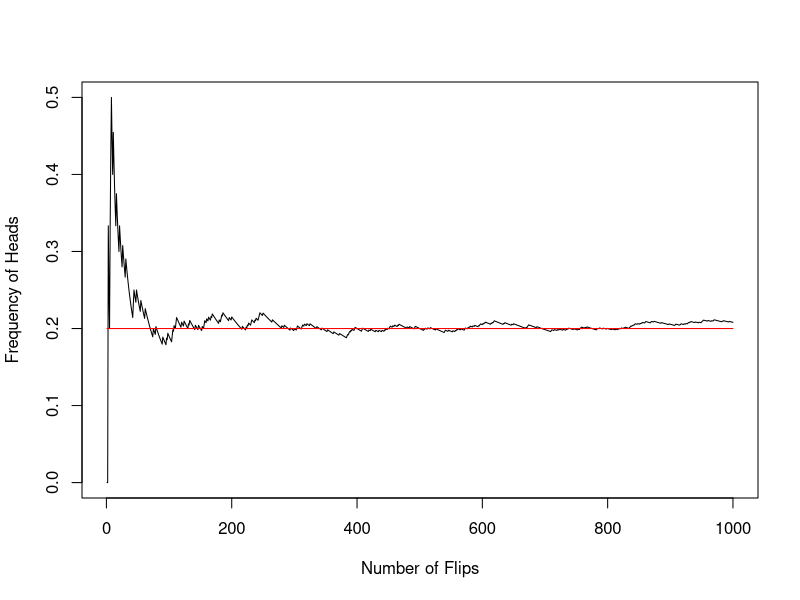
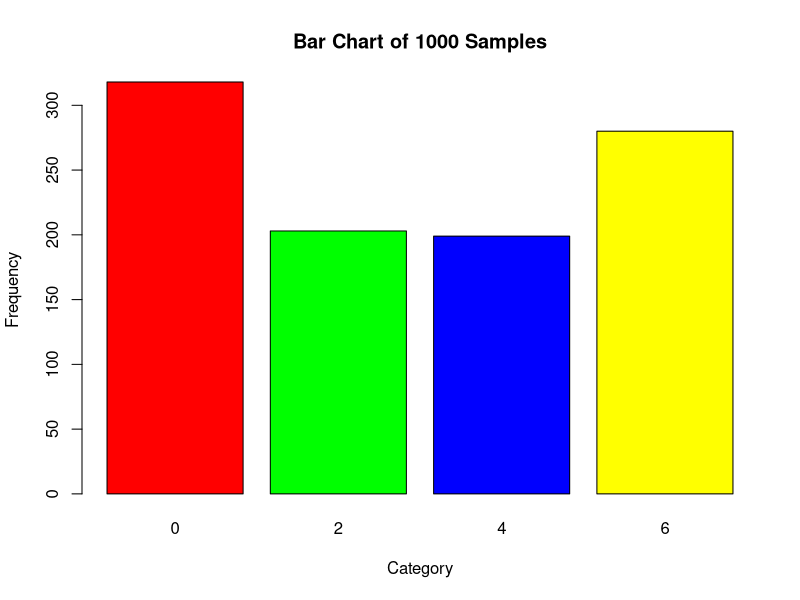
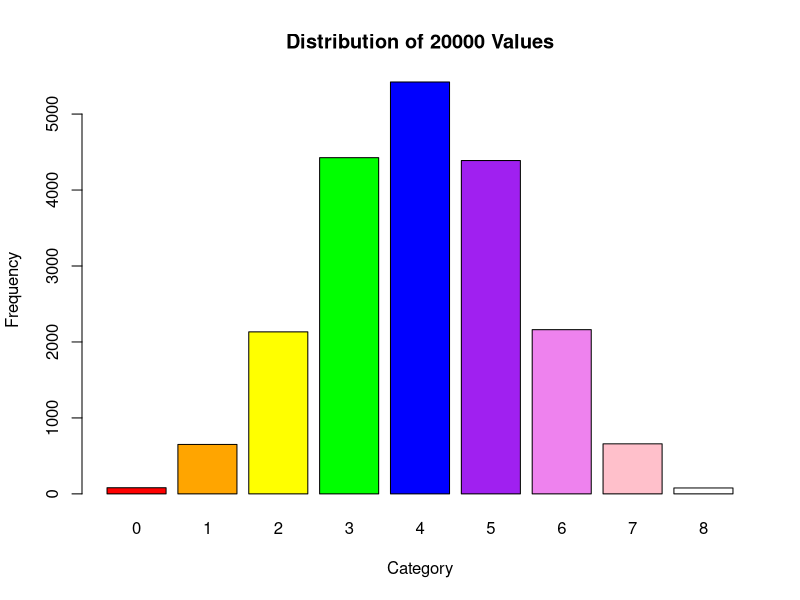

Recreate these plots in R, in order.
## ---- chunk 1
coin.1000 = sample(c(0,1),1000,replace=T,prob = c(0.8,0.2))
heads.1000 = cumsum(coin.1000==1)
heads.prop = heads.1000/(1:1000)
plot(1:1000, heads.prop, type="l", xlab="Number of Flips",
ylab="Frequency of Heads") 
lines(1: 1000, rep(0.2, 1000), col="red") 
## ---- chunk 2
x = sample(c(0,2,4,6),1000,replace=T,prob = c(0.3,0.2,0.2,0.3))
table(x)/1000
## ---- chunk 3
mean(x)
## ---- chunk 4
sd(x)
## ---- chunk 5
z = table(x)
names(z)<-c("0","2","4","6")
barplot(z,main="Bar Chart of 1000 Samples",
col=c("red","green","blue","yellow"),
xlab="Category",ylab="Frequency") 
## ---- chunk 6
Y = rbinom(1000,8,0.5)
## ---- chunk 7
sum(Y==5)/1000 
## ---- chunk 8
sum(Y<3)/1000
sum(Y>6)/1000
## ---- chunk 9
Y = rbinom(20000,8,0.5)
barplot(main="Distribution of 20000 Values",table(Y),xlab="Category",ylab="Frequency",
col=c("red","orange","yellow","green","blue",
"purple", "violet", "pink", "white"))
